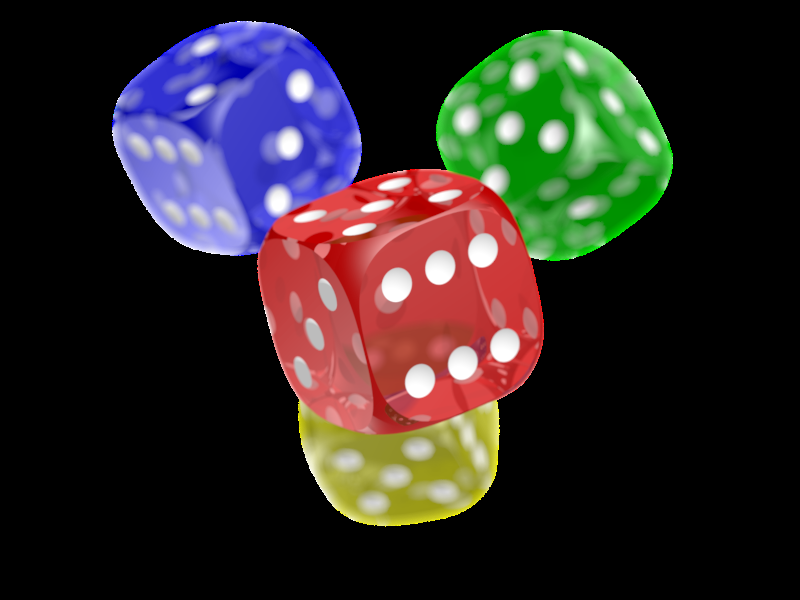
#> input picture Python/image.png, 800 x 600 px
$ python main.py   (older library calls are emulated)
#> lines starting #> are read from the running program, lines starting #| are printed output that depends on the picture
import cv2
import numpy as np
from matplotlib import pyplot as plt
from skimage import exposure
#%%
def apply_gaussian_filter(image):
    ksize = (3, 3)
    return cv2.GaussianBlur(image, ksize, 0)
#%%
def apply_butterworth_filter(image):
    rows, cols = image.shape
    crow, ccol = rows // 2, cols // 2

    mask = np.zeros((rows, cols), np.float32)
    for i in range(rows):
        for j in range(cols):
            distance = np.sqrt((i - crow) ** 2 + (j - ccol) ** 2)
            mask[i, j] = 1 / (1 + (distance / 30) ** (2 * 2))

    dft = cv2.dft(np.float32(image), flags=cv2.DFT_COMPLEX_OUTPUT)
    dft_shift = np.fft.fftshift(dft)
    fshift = dft_shift * mask[:, :, np.newaxis]
    f_ishift = np.fft.ifftshift(fshift)
    img_back = cv2.idft(f_ishift)
    img_back = cv2.magnitude(img_back[:, :, 0], img_back[:, :, 1])
    return img_back
#%%
def apply_laplacian_filter(image):
    return cv2.Laplacian(image, cv2.CV_64F,ksize=3)
#%%
def histogram_matching(source, template):
    matched = exposure.match_histograms(source, template, multichannel=False)
    return matched
#%%
def display_image(title, image):
    plt.figure(figsize=(6, 6))
    plt.title(title)
    if len(image.shape) == 2:
        plt.imshow(image, cmap='gray')
    else:
        plt.imshow(cv2.cvtColor(image, cv2.COLOR_BGR2RGB))
    plt.axis('off')
#%%
def main():
    lowpass_gausian = "./lowpass gausian.png"
    lowpass_butterworth = "./lowpass butterworth.png"
    highpass_laplacian = "./Highpass Laplacian.png"
    histogram_source = "./Histogram source.png"
    histogram_reference = "./Histogram reference.png"

    image_path = './image.png'  # Replace with the path to your image
    img = cv2.imread(image_path, cv2.IMREAD_GRAYSCALE)
#> img: shape (600, 800); min 0, max 255, mean 45.8
    lowpass_gausian_img = cv2.imread(lowpass_gausian, cv2.IMREAD_GRAYSCALE)
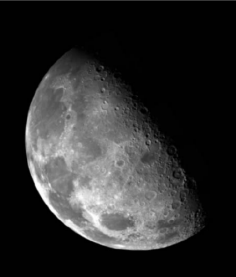
#> input picture Python/lowpass gausian.png, 236 x 277 px
#> lowpass_gausian_img is the input picture: shape (277, 236); min 0, max 254, mean 43.8
    lowpass_butterworth_img = cv2.imread(lowpass_butterworth, cv2.IMREAD_GRAYSCALE)
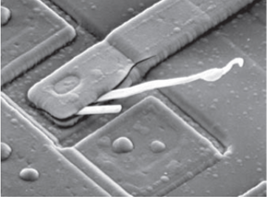
#> input picture Python/lowpass butterworth.png, 271 x 197 px
#> lowpass_butterworth_img: shape (197, 271); min 28, max 255, mean 139.5
    highpass_laplacian_img = cv2.imread(highpass_laplacian, cv2.IMREAD_GRAYSCALE)
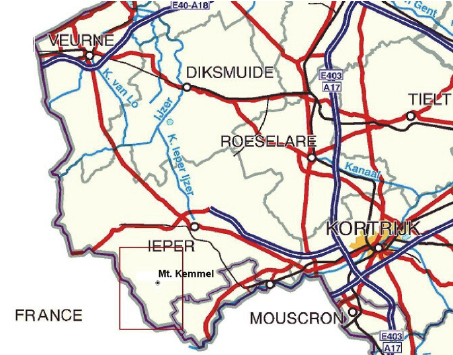
#> input picture Python/Highpass Laplacian.png, 453 x 355 px
#> highpass_laplacian_img: shape (355, 453); min 13, max 255, mean 212.6
    histogram_source_img = cv2.imread(histogram_source, cv2.IMREAD_GRAYSCALE)
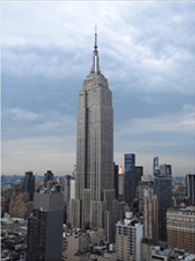
#> input picture Python/Histogram source.png, 195 x 261 px
#> histogram_source_img: shape (261, 195); min 0, max 253, mean 145.9
    histogram_reference_img = cv2.imread(histogram_reference, cv2.IMREAD_GRAYSCALE)
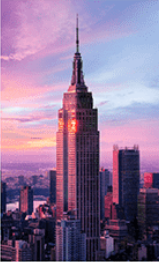
#> input picture Python/Histogram reference.png, 159 x 262 px
#> histogram_reference_img: shape (262, 159); min 0, max 244, mean 131.2


#%%
    gaussian_filtered = apply_gaussian_filter(lowpass_gausian_img)
    butterworth_filtered = apply_butterworth_filter(lowpass_butterworth_img)
#> after the loop in apply_butterworth_filter, `for i in range(rows):`:
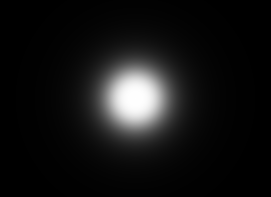
#> mask: shape (197, 271) float32; min 0.00104, max 1, mean 0.0801
    laplacian_filtered = apply_laplacian_filter(highpass_laplacian_img)
    histogram_matched = histogram_matching(histogram_source_img, histogram_reference_img)  # Using the same image as template for example
#> in histogram_matching, `matched = exposure.match_histograms(source, template, multichannel=Fal..`:
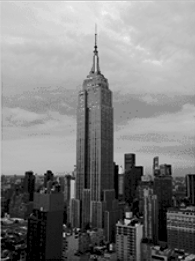
#> matched: shape (261, 195) float64; min 0, max 244, mean 130.9
#%%
    display_image('Original Image', img)
    display_image('Lowpass Gaussian Filter', gaussian_filtered)
    display_image('Lowpass Butterworth Filter', butterworth_filtered)
    display_image('Highpass Laplacian Filter', laplacian_filtered)
    display_image('Histogram Matching', histogram_matched)
#%%
    plt.show()

if __name__ == '__main__':
    main()
